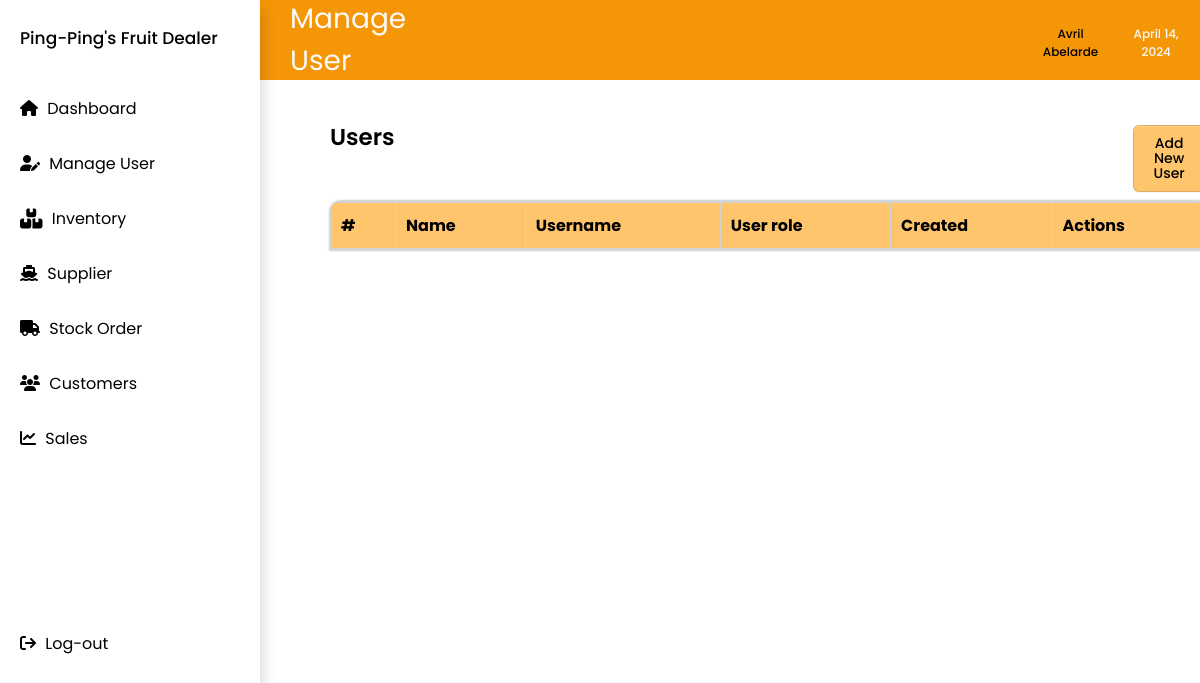
The app's page /manageuser.php, older data.
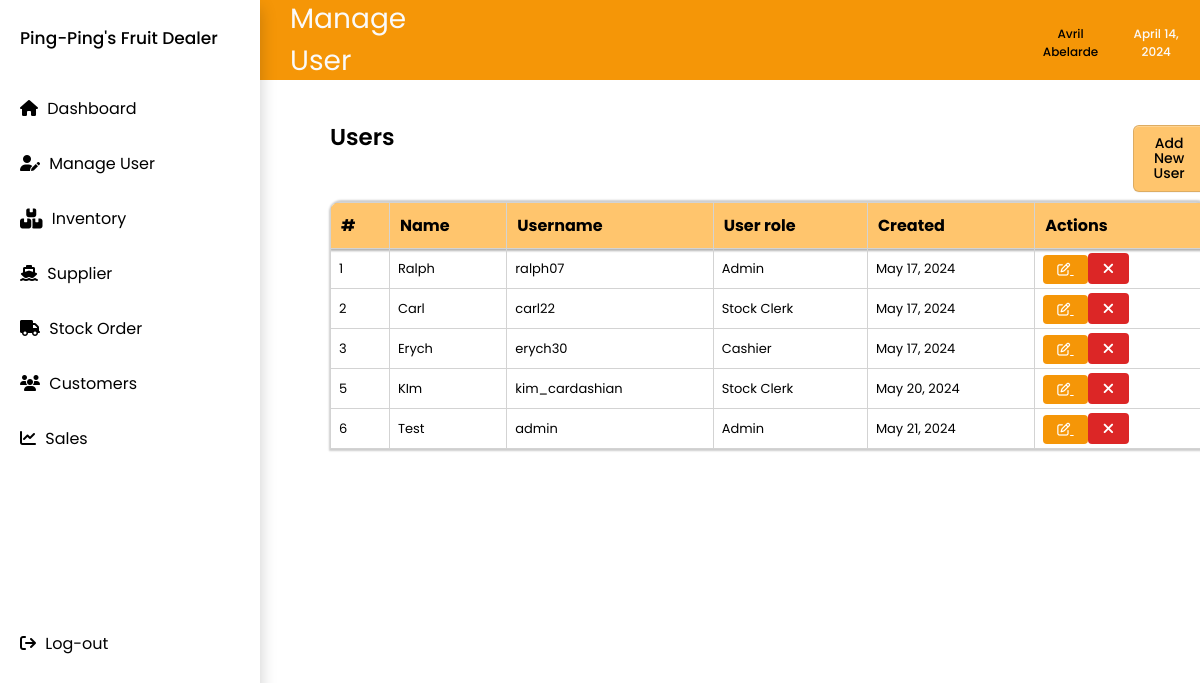
The same page, newer data.
### tables this page shows
CREATE TABLE `manage_user` (
  `Id` int(11) NOT NULL,
  `Name` varchar(255) NOT NULL,
  `Username` varchar(255) NOT NULL,
  `Password` varchar(255) NOT NULL,
  `User_role` varchar(255) NOT NULL,
  `Created` datetime NOT NULL DEFAULT current_timestamp()
);

### manageuser.php (the view, shortened to what this page needs)
<?php include 'nav.php'; ?>
<!DOCTYPE html>
<html lang="en">
<head>
    <link rel="stylesheet" href="css/main.css">
    <link rel="stylesheet" href="css/manageuser.css">
</head>
<body>
<div class=" top-nav">
        <h1>Manage User</h1>
        <div class=user_and_date>
            <div class="dropdown">
                <div class="username">Avril Abelarde</div>
            </div>
            <div class="date">April 14, 2024</div>
        </div>
    </div>
    <div class="group_names">
        <div class="group_content">
            <div class="title_and_button">
            <h2>Users</h2>
            <button type="button" onclick="location.href='adduser.php'">Add New User
            </button>
            </div>
            <table class="group_table">
                <thead>
                <tr>
                    <th class="border-top-left">#</th>
                    <th>Name</th>
                    <th>Username</th>
                    <th>User role</th>
                    <th>Created</th>
                    <th class="border-top-right">Actions</th>
                </tr>
                </thead>
                <tbody>
                    <?php
                    include 'includes/connection.php';
                    $sql = "select * from manage_user";
                    $result = $conn->query($sql);
                    while($row=$result->fetch_assoc()){
                        $createdDatetime = $row['Created'];
                        $timestamp = strtotime($createdDatetime);
                        $formattedDate = date('F j, Y', $timestamp);
                      echo "
                <tr>
                    <td>$row[Id]</td>
                    <td>$row[Name]</td>
                    <td>$row[Username]</td>
                    <td>$row[User_role]</td>
                    <td>{$formattedDate}</td>
                    <td>
                <a href='edituser.php?updateid=$row[Id]; ?>' style='margin-right: 0px; padding: 5px 14px ; font-weight: 0px; border-radius: 4px; background-color: #F59607; color: #ffffff; border: none;
                        '><i class='fa-regular fa-pen-to-square' style='color: #ffffff;'></i>
                        </a>
                    <a href='delete_user.php?id=$row[Id]; ?>' class='btn btn-danger' style='margin-right: 0px; padding: 5px 15px; border-radius: 4px; background-color: #DC2626; color: #ffffff; border: none;'>
                <i class='fas fa-times' style='color: #ffffff;'></i>
                     </a>
                    </td>
                </tr>
                ";
               }
              ?>
                </tbody>
            </table>
        </div>
</body>
</html>

### nav.php (shortened to what this page needs)
<!DOCTYPE html>
<html lang="en">
<head>
    <link href="https://cdnjs.cloudflare.com/ajax/libs/font-awesome/6.0.0-beta3/css/all.min.css" rel="stylesheet">
    <link rel="stylesheet" href="https://cdnjs.cloudflare.com/ajax/libs/font-awesome/6.2.0/css/all.min.css" />
    <link rel="stylesheet" href="css/main.css">
</head>
<body>
    <div class="navbar">
        <div class="logo">Ping-Ping's Fruit Dealer</div>
        <div class="sidebar">
            <ul>
                <li>
                    <a href="dashboard.php"><i class="fa-solid fa-house"></i>
                        Dashboard
                    </a>
                </li>
                <li>
                    <a class="user-container" href="manageuser.php">
                        <i class="fa-solid fa-user-pen" style="color: #000000;"></i>
                        Manage User</a>
                </li>
                <li>
                    <a href="inventory.php"><i class="fa-solid fa-boxes-stacked fa-lg" style="color: #000000;"></i>
                        Inventory
                    </a>
                </li>
                <li>
                    <a href="supplier.php"><i class="fas fa-ship"></i>
                        Supplier
                    </a>
                </li>
                <li>
                    <a href="order.php"><i class="fas fa-truck"></i>
                       Stock Order
                    </a>
                </li>
                <li>
                    <a href="customers.php"><i class="fas fa-users"></i>
                        Customers
                    </a>
                </li>
                <li>
                    <a href="sales.php"><i class="fas fa-chart-line"></i>
                        <span>Sales</span>
                    </a>
                </li>
                <li>
                    <a href="logout.php"><i class="fas fa-sign-out"></i>
                        <span>Log-out</span>
                    </a>
                </li>
            </ul>
        </div>
    </div>
</body>
</html>

### css/main.css (style rules this page uses)
* { padding: 0; margin: 0; box-sizing: border-box; font-family: 'Poppins', sans-serif; }
.btn { height: 35px; background-color:#A0CE90; border: 0; border-radius: 5px; color: white; font-size: 15px; cursor: pointer; transition: all .3s; margin-top: 10px; padding: 0px 10px; }
.navbar { display: flex; flex-direction: column; height: 100vh; position: fixed; z-index: 1; top: 0; left: 0; overflow-x: hidden; background-color: white; width: 260px; box-shadow: 0px 8px 16px 0px rgba(0,0,0,0.2); }
.logo { font-size: 17px; font-weight: 450; padding: 20px; margin-top: 5px; margin-bottom: 10px; }
.sidebar { display: flex; flex-direction: column; justify-content: space-between; height: 100%; margin-left: 10px; margin-right: 10px; }
.sidebar ul { list-style: none; }
.sidebar ul li a { text-decoration: none; color: black; display: block; padding: 15px 10px; transition: all 0.2s ease; border-radius:10px; cursor: pointer; }
.sidebar ul li a i { margin-right: 5px; }
.sidebar ul li:last-child { margin-top: 150px; margin-bottom: 10px; }

### css/manageuser.css (style rules this page uses)
.top-nav { background-color:#F59607 ; width: auto; height: 80px; margin-left: 260px; display: flex; gap: 59.1%; align-items: center; flex-direction: row; }
h1 { font-size: 28px; font-weight: 400; color: #FAFAFA; margin-bottom: 20px; margin-top: 20px; margin-left: 15px; padding: 15px; }
.date { font-size: 12px; font-weight: 450; color: #FAFAFA; margin-bottom: 15px; text-align: center; }
.username { font-size: 12px; font-weight: 450; color: #000000; margin-bottom: 15px; text-align: center; cursor: pointer; }
.dropdown { position: relative; display: inline-block; gap: 5px; }
.user_and_date { display: flex; flex-direction: row; justify-content: space-between; margin-top: 20px; margin-left: 10px; margin-right: 10px; gap: 15px; }
.group_names { display: flex; flex-direction: row; gap: 30px; }
.group_table { height: 100%; box-shadow: 1px 0 2px 2px rgba(0, 0, 0, 0.2); border-radius: 10px 10px 0 0; overflow: hidden; border-collapse: collapse; }
h2 { font-size: 23px; font-weight: 600; color: #000000; }
td, th .group_table { padding:8px; text-align: left; }
thead { background-color: #FFC56D; box-shadow: 1px 0 2px 2px rgba(0, 0, 0, 0.3); }
th { color: rgb(0, 0, 0); font-size: 16px; font-weight: 70px; text-align: left; padding: 10px; border: 1px solid lightgray; border-collapse: collapse; }
td { color: rgb(0, 0, 0); font-size: 13px; border-collapse: collapse; border: 1px solid lightgray; }
.group_content { flex-direction: column; gap: 10px; display: flex; margin-left: 330px; }
button { margin-top: 5px; background-color: #FFC56D; display: inline-block; appearance: none; border: 1px solid rgba(27, 31, 35, 0.15); border-radius: 6px; box-shadow: rgba(27, 31, 35, 0.04) 0 1px 0, rgba(255, 255, 255, 0.25) 0 1px 0 inset; cursor: pointer; font-size: 14px; font-weight: 500; line-height: 15px; padding: 10px 20px; }
.title_and_button { display: flex; flex-direction: row; gap: 738px; margin-top: 40px; }

Row changes from the older to the newer data that the page shows:
added manage_user: Id "1", Name "Ralph", Username "ralph07", User_role "Admin", Created "May 17, 2024"
added manage_user: Id "2", Name "Carl", Username "carl22", User_role "Stock Clerk", Created "May 17, 2024"
added manage_user: Id "3", Name "Erych", Username "erych30", User_role "Cashier", Created "May 17, 2024"
added manage_user: Id "5", Name "KIm", Username "kim_cardashian", User_role "Stock Clerk", Created "May 20, 2024"
added manage_user: Id "6", Name "Test", Username "admin", User_role "Admin", Created "May 21, 2024"
